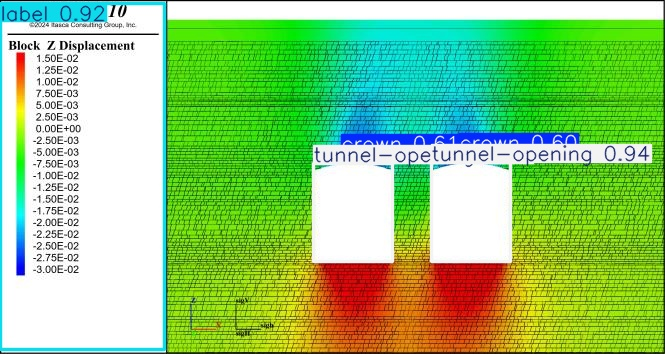
#> input picture runs/detect/predict/08b72965-page_204_img_7.jpg, 665 x 354 px, given in place of 1.png, which was not available
$ jupyter execute --allow-errors Train_YOLO_Models_v1.ipynb   (shell and % lines are left out)
#> lines starting #> are read from the running program, lines starting #| are printed output that depends on the picture; after the words box and inside, x2 and y2 are one past the last pixel; in counts of white or black regions, pixels touching at a corner belong together; pictures that were not available may be replaced by others from this repository, and a replacement may not be noted
[cell 1]
# !rm -rf /content/.* /content/* || true

[cell 2]

# --- Install and Setup ---

# Unzip dataset to two locations: 'dataset' and 'custom_data'

# Check contents

# Download helper script for train-validation split

# Run the split script (90% training, 10% validation)

# --- Generate data.yaml dynamically ---
import yaml
import os

def create_data_yaml(path_to_classes_txt, path_to_data_yaml):
    """Creates a data.yaml config file from classes.txt"""
    if not os.path.exists(path_to_classes_txt):
        print(f'classes.txt file not found! Please create one at {path_to_classes_txt}')
        return

    with open(path_to_classes_txt, 'r') as f:
        classes = [line.strip() for line in f if line.strip()]
    number_of_classes = len(classes)

    data = {
        'path': '/content/data',
        'train': 'train/images',
        'val': 'validation/images',
        'nc': number_of_classes,
        'names': classes
    }

    with open(path_to_data_yaml, 'w') as f:
        yaml.dump(data, f, sort_keys=False)

    print(f'Created config file at {path_to_data_yaml}')

# Define paths and run the config generator
path_to_classes_txt = '/content/custom_data/classes.txt'
path_to_data_yaml = '/content/data.yaml'
create_data_yaml(path_to_classes_txt, path_to_data_yaml)

# Show contents of the generated YAML
print('\nFile contents:\n')

# --- Train YOLOv11s Model ---

# --- Run Predictions on Validation Set and Save Outputs ---

# --- Preview Some Prediction Outputs ---
import glob
from IPython.display import Image, display

for image_path in glob.glob('/content/runs/detect/predict/*.jpg')[:10]:
    display(Image(filename=image_path, height=400))
    print('\n')

# --- Load Trained Model and Print Class Names ---
from ultralytics import YOLO

#> (the rest of this cell did not finish here and is left out)

[cell 3]
import cv2
import pytesseract
import numpy as np
import pandas as pd

# Load the image
image = cv2.imread("1.png")
#> image is the input picture: shape (354, 665, 3); mean B, G, R 120.7, 199.2, 143

# Resize for better OCR (optional)
scale_percent = 200  # scale up for better OCR accuracy
width = int(image.shape[1] * scale_percent / 100)
#> width = 1330
height = int(image.shape[0] * scale_percent / 100)
#> height = 708
dim = (width, height)
#> dim = (1330, 708)
resized = cv2.resize(image, dim, interpolation=cv2.INTER_LINEAR)
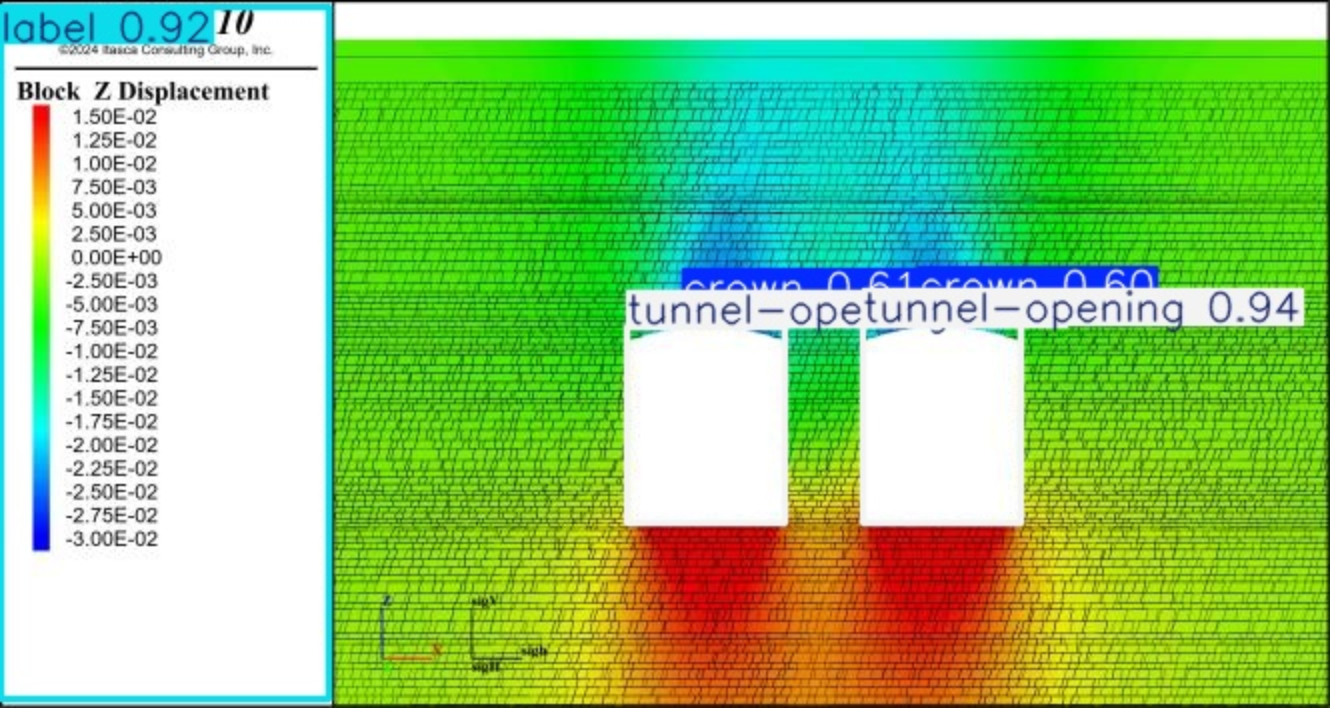
#> resized: shape (708, 1330, 3); mean B, G, R 120.7, 199.1, 143

# Convert to grayscale for OCR
gray = cv2.cvtColor(resized, cv2.COLOR_BGR2GRAY)
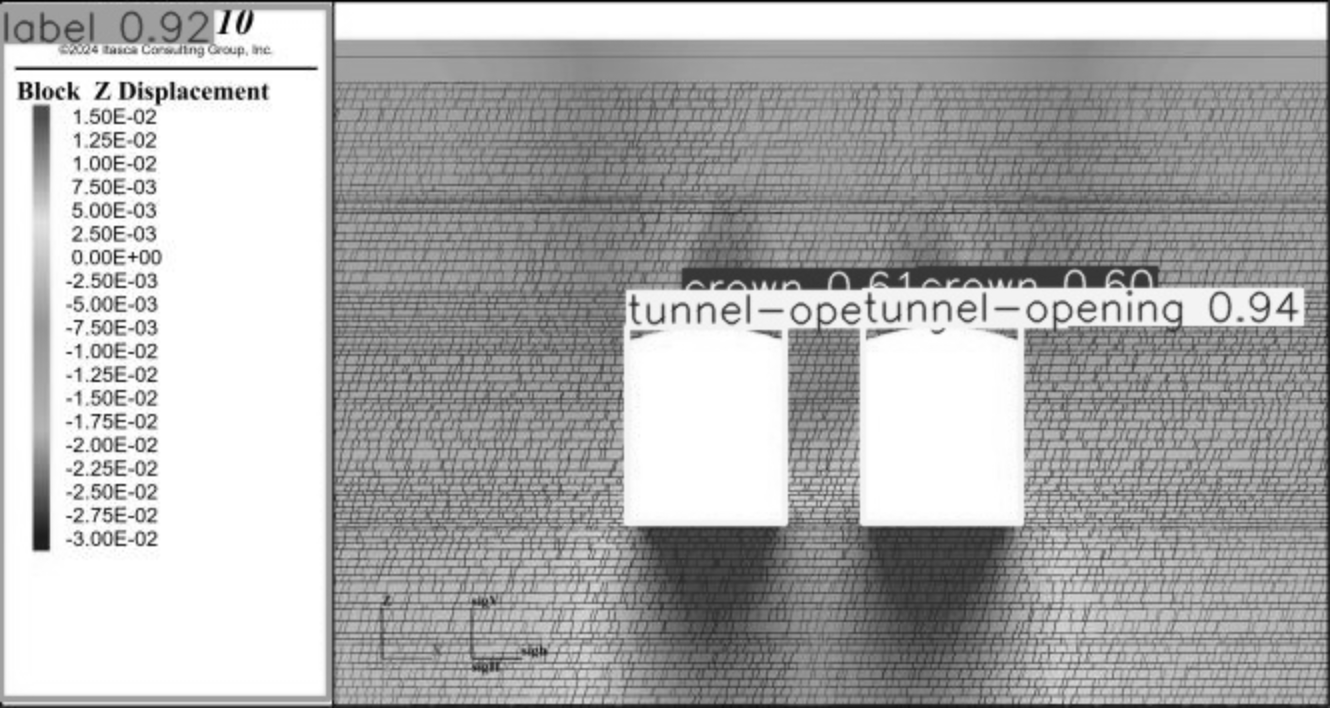
#> gray: shape (708, 1330); min 0, max 255, mean 173.4

# Use pytesseract to extract all displacement text
custom_config = r'--oem 3 --psm 6 outputbase digits'
#> (the rest of this cell did not finish here and is left out)

[cell 4]
import cv2
import numpy as np
import pandas as pd

# Load image
img = cv2.imread("2.png")
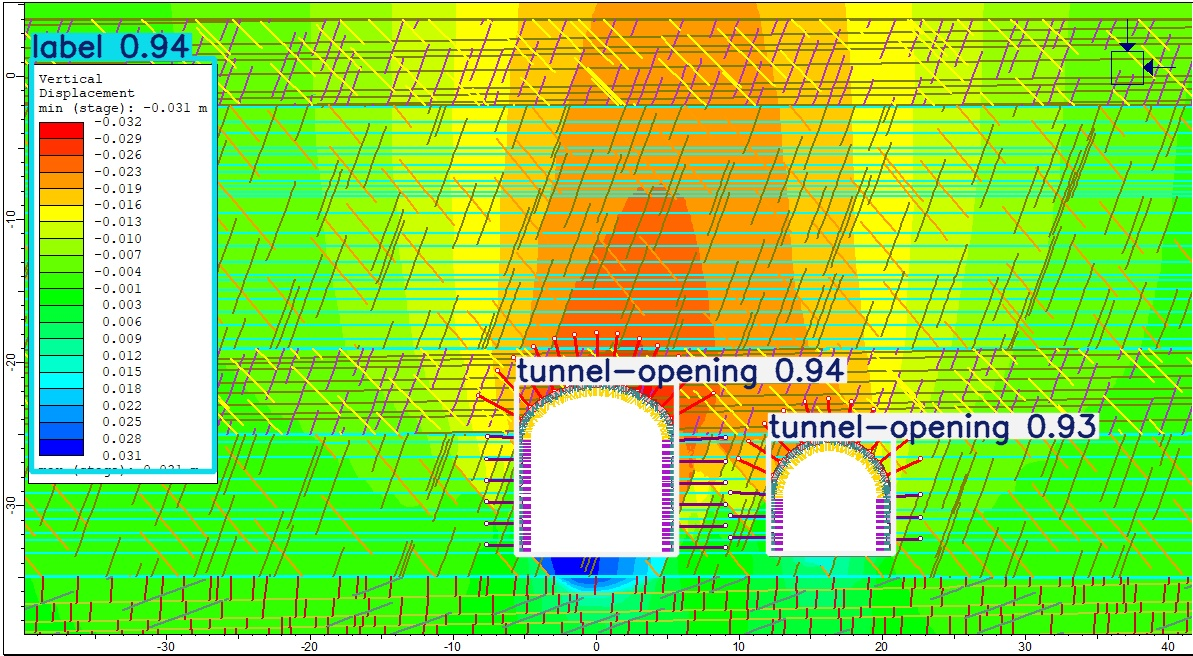
#> input picture runs/detect/predict/16883926-page_40_img_12.jpg, 1193 x 656 px, given in place of 2.png, which was not available
#> img is the input picture: shape (656, 1193, 3); mean B, G, R 79.7, 217.1, 150

# Convert to LAB color space (better separation of luminance & color)
lab = cv2.cvtColor(img, cv2.COLOR_BGR2LAB)
#> lab: shape (656, 1193, 3); mean of channels 0, 1, 2 209.3, 95.8, 180.4

# Edge detection to remove thin lines
edges = cv2.Canny(img, threshold1=50, threshold2=150)
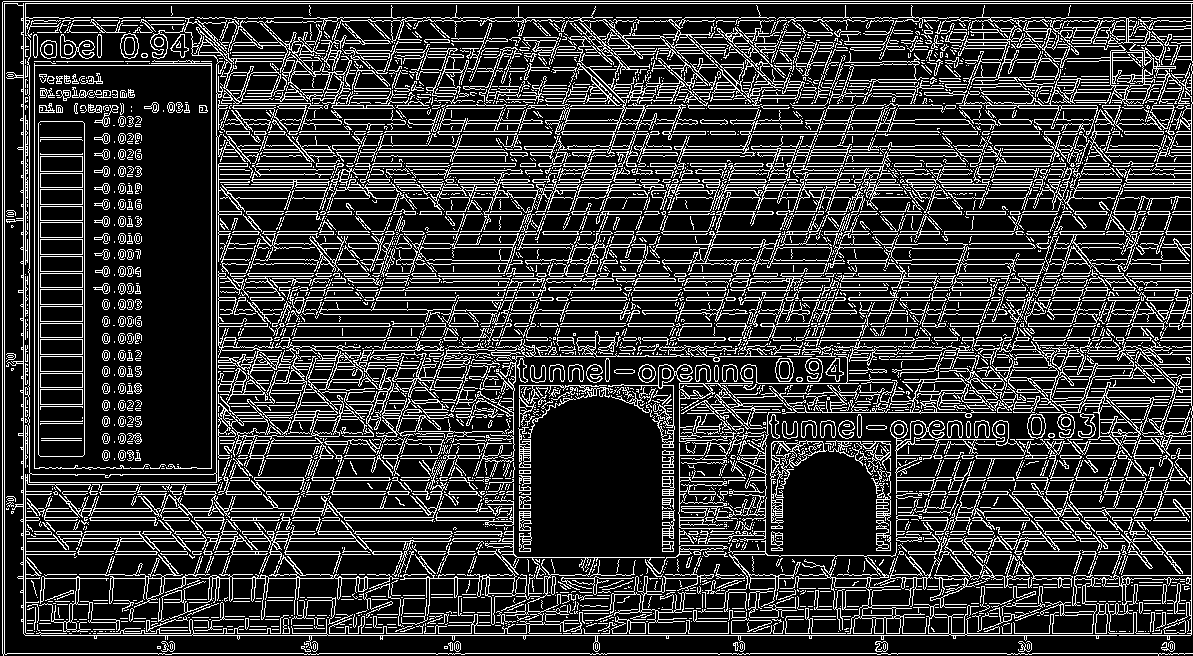
#> edges: shape (656, 1193); 20.9% white in thin lines or dots

# Dilate to emphasize lines
kernel = np.ones((3, 3), np.uint8)
dilated = cv2.dilate(edges, kernel, iterations=1)
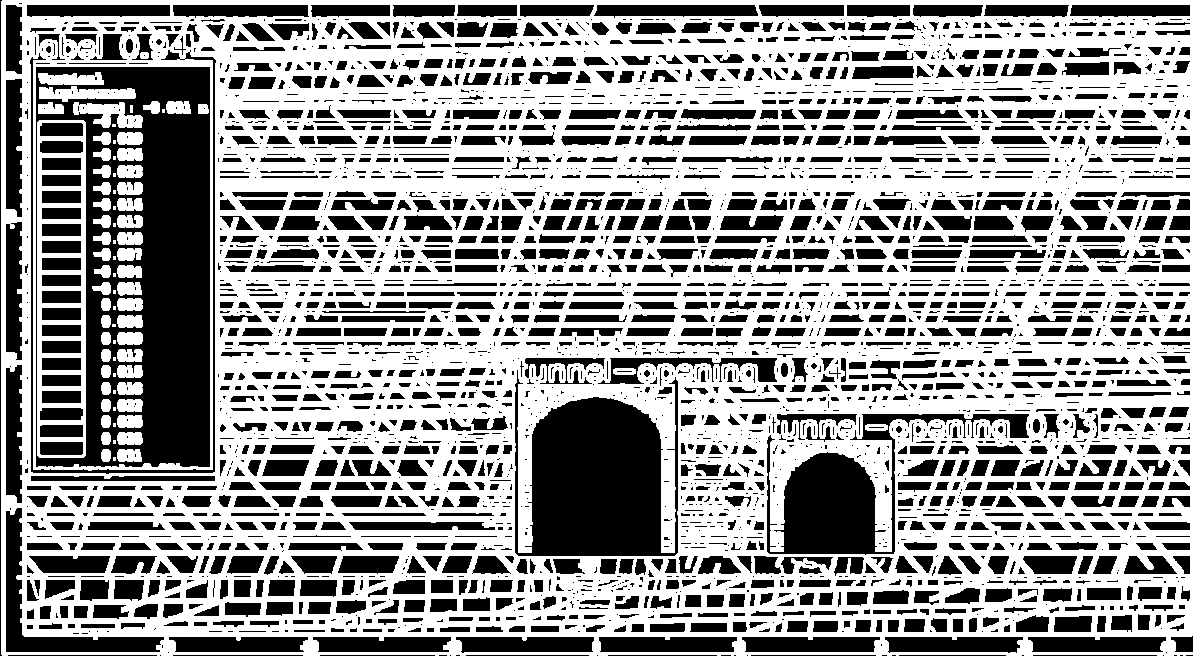
#> dilated: shape (656, 1193); 59.8% white; 3232 black regions (1654 under 20 px), largest, box (x1, y1, x2, y2) and area: (36, 67, 210, 467) 40239, (515, 370, 678, 556) 20276, (767, 414, 1029, 555) 10855

# Invert to get mask for "non-line" (background) areas
mask = cv2.bitwise_not(dilated)

# Use the mask to get only the background pixels
bg_pixels = img[mask == 255]

# Compute average background RGB
avg_color = np.mean(bg_pixels, axis=0)
#> avg_color = [95.37, 236.4, 171]
avg_color = tuple(int(c) for c in avg_color)
#> avg_color = (95, 236, 170)
print("Estimated background RGB:", avg_color)
#| Estimated background RGB: (95, 236, 170)

# Load legend RGB table
#> (the rest of this cell did not finish here and is left out)
